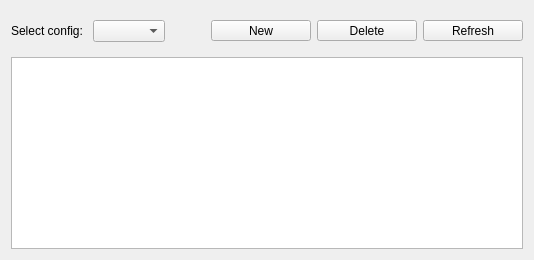
          <widget class="QWidget" name="tab_snapperNew">
           <attribute name="title">
            <string>New/Delete</string>
           </attribute>
           <layout class="QVBoxLayout" name="verticalLayout_4">
            <item>
             <widget class="QFrame" name="frame_7">
              <property name="sizePolicy">
               <sizepolicy hsizetype="Preferred" vsizetype="Minimum">
                <horstretch>0</horstretch>
                <verstretch>0</verstretch>
               </sizepolicy>
              </property>
              <layout class="QHBoxLayout" name="horizontalLayout_2">
               <property name="leftMargin">
                <number>0</number>
               </property>
               <property name="rightMargin">
                <number>0</number>
               </property>
               <item>
                <widget class="QLabel" name="label_snapperSelect">
                 <property name="text">
                  <string>Select config: </string>
                 </property>
                </widget>
               </item>
               <item>
                <widget class="QComboBox" name="comboBox_snapperConfigs">
                 <property name="sizeAdjustPolicy">
                  <enum>QComboBox::AdjustToContents</enum>
                 </property>
                </widget>
               </item>
               <item>
                <spacer name="horizontalSpacer_8">
                 <property name="orientation">
                  <enum>Qt::Horizontal</enum>
                 </property>
                 <property name="sizeHint" stdset="0">
                  <size>
                   <width>40</width>
                   <height>20</height>
                  </size>
                 </property>
                </spacer>
               </item>
               <item>
                <widget class="QToolButton" name="pushButton_snapperCreate">
                 <property name="minimumSize">
                  <size>
                   <width>100</width>
                   <height>0</height>
                  </size>
                 </property>
                 <property name="text">
                  <string>New</string>
                 </property>
                 <property name="icon">
                  <iconset resource="../../data/icons/icons.qrc">
                   <normaloff>:/icons/plus.png</normaloff>:/icons/plus.png</iconset>
                 </property>
                 <property name="toolButtonStyle">
                  <enum>Qt::ToolButtonTextUnderIcon</enum>
                 </property>
                </widget>
               </item>
               <item>
                <widget class="QToolButton" name="pushButton_snapperDelete">
                 <property name="minimumSize">
                  <size>
                   <width>100</width>
                   <height>0</height>
                  </size>
                 </property>
                 <property name="text">
                  <string>Delete</string>
                 </property>
                 <property name="icon">
                  <iconset resource="../../data/icons/icons.qrc">
                   <normaloff>:/icons/minus.png</normaloff>:/icons/minus.png</iconset>
                 </property>
                 <property name="toolButtonStyle">
                  <enum>Qt::ToolButtonTextUnderIcon</enum>
                 </property>
                </widget>
               </item>
               <item>
                <widget class="QToolButton" name="toolButton_snapperNewRefresh">
                 <property name="sizePolicy">
                  <sizepolicy hsizetype="Preferred" vsizetype="Fixed">
                   <horstretch>0</horstretch>
                   <verstretch>0</verstretch>
                  </sizepolicy>
                 </property>
                 <property name="minimumSize">
                  <size>
                   <width>100</width>
                   <height>0</height>
                  </size>
                 </property>
                 <property name="text">
                  <string>Refresh</string>
                 </property>
                 <property name="icon">
                  <iconset resource="../../data/icons/icons.qrc">
                   <normaloff>:/icons/reload.png</normaloff>:/icons/reload.png</iconset>
                 </property>
                 <property name="toolButtonStyle">
                  <enum>Qt::ToolButtonTextUnderIcon</enum>
                 </property>
                </widget>
               </item>
              </layout>
             </widget>
            </item>
            <item>
             <widget class="QTableWidget" name="tableWidget_snapperNew">
              <property name="editTriggers">
               <set>QAbstractItemView::NoEditTriggers</set>
              </property>
              <property name="selectionBehavior">
               <enum>QAbstractItemView::SelectRows</enum>
              </property>
              <attribute name="horizontalHeaderCascadingSectionResizes">
               <bool>true</bool>
              </attribute>
              <attribute name="horizontalHeaderStretchLastSection">
               <bool>true</bool>
              </attribute>
              <attribute name="verticalHeaderVisible">
               <bool>false</bool>
              </attribute>
             </widget>
            </item>
           </layout>
          </widget>
